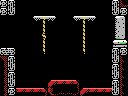

The image is a tile-based game level rendered from a .tmx file. Its description and complete source (layers, tilesets, objects, tile grids) follow:
An orthogonal 16x12 tile map with 8x8 px tiles, 1 tile layer (Tile Layer 1) and 8 objects (2x item, breakable-right, door-right, door-down, breakable-down, ...).

<map version="1.0" orientation="orthogonal" renderorder="right-down" width="16" height="12" tilewidth="8" tileheight="8" nextobjectid="17">
 <properties>
  <property name="left" value="half-hole" />
  <property name="up" value="hole" />
 </properties>
 <tileset firstgid="1" name="tiles" tilewidth="8" tileheight="8" tilecount="256" columns="16">
  <image source="tiles.png" width="128" height="128" />
 </tileset>
 <layer name="Tile Layer 1" width="16" height="12">
  <data encoding="csv">
165,105,1,1,1,1,1,1,1,1,1,1,1,1,105,128,
165,106,1,1,1,1,1,1,1,1,1,1,1,1,106,165,
1,1,1,1,172,166,171,1,1,172,166,171,1,1,196,197,
1,1,1,1,1,135,1,1,1,1,135,1,1,1,212,213,
1,1,1,1,1,132,1,1,1,1,135,1,1,1,228,229,
1,1,1,1,1,135,1,1,1,1,135,1,1,1,244,245,
103,104,1,1,1,256,1,1,1,1,256,1,1,1,105,165,
125,105,1,1,1,1,1,1,1,1,1,1,1,1,106,247,
251,106,1,1,1,1,1,1,1,1,1,1,1,1,105,247,
251,105,1,1,1,1,1,1,1,1,1,1,1,1,106,247,
251,106,1,1,1,1,117,118,118,119,1,1,1,1,105,247,
251,165,118,118,118,119,122,123,123,124,117,118,118,118,106,247
</data>
 </layer>
 <objectgroup name="objects">
  <object id="1" type="item" x="32" y="0" width="16" height="16" />
  <object id="3" type="breakable-right" x="112" y="16" width="16" height="32" />
  <object id="7" type="door-right" x="112" y="16" width="16" height="24" />
  <object id="12" type="item" x="80" y="0" width="16" height="16" />
  <object id="13" type="door-down" x="48" y="80" width="32" height="16" />
  <object id="14" type="breakable-down" x="48" y="80" width="32" height="16" />
  <object id="15" type="big-item" x="80" y="64" width="32" height="24" />
  <object id="16" type="4x4-item" x="80" y="56" width="32" height="32" />
 </objectgroup>
</map>
